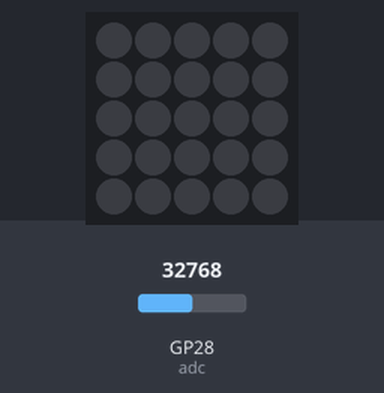
A program run on a simulated Raspberry Pi Pico running MicroPython. Shown: 5×5 RGB LED matrix. The inputs (shaded band) are chosen by the test bench; at power-on: GP28 (adc) = 32768 (analog values on the 0–65535 scale). Dim RGB values are drawn brighter than linear; the 25 LEDs are laid out as on the BitDogLab board (LED 0 bottom right, every second row reversed).

Above: at 1.2 s.
1.3 s: GP28 (adc) set to 45874
At 2.3 s:
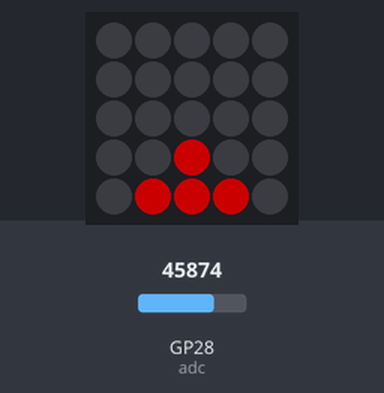
2.8 s: GP28 (adc) set to 65535
At 3.8 s:
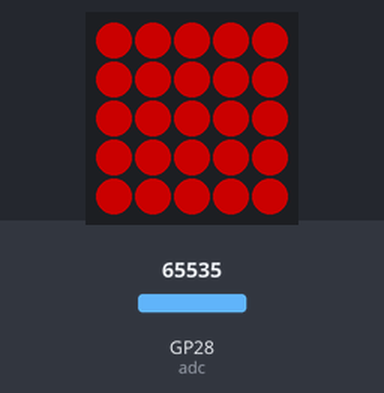
4.3 s: GP28 (adc) set to 32767
At 5.7 s:
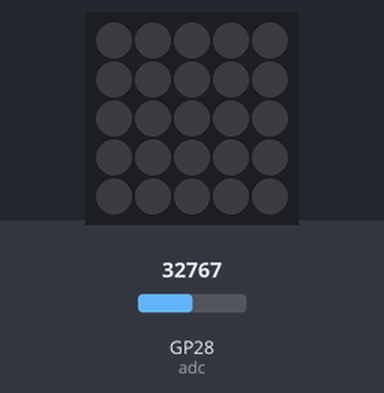
Timing chart, 0 to 7.3 s (numbered marks = the images above; inputs shaded):
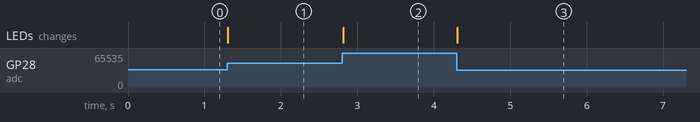

The program:

Microfone_com_acendimnto_em_piramide_da_matriz_V1B.py
```python
import machine
import neopixel
import time
import math

# Configuração da matriz
NUM_COLS = 5
NUM_ROWS = 5
NUM_LEDS = NUM_COLS * NUM_ROWS
PIN_NUM = 7  # GPIO7 para Neopixel

# Inicialização do Neopixel e ADC para o microfone
np = neopixel.NeoPixel(machine.Pin(PIN_NUM), NUM_LEDS)
adc = machine.ADC(machine.Pin(28))  # GP28 para o microfone

OFFSET = int(1.65 / 3.3 * 65536)  # Valor ADC correspondente a 1,65V

# Definição dos patamares
patamares = [
    [2],
    [1, 2, 3],
    [7, 1, 2, 3],
    [12, 6, 7, 8, 0, 1, 2, 3, 4],
    [12, 6, 7, 8, 0, 1, 2, 3, 4, 11, 13, 17, 5, 9],
    [12, 6, 7, 8, 0, 1, 2, 3, 4, 11, 13, 17, 5, 9, 22, 16, 18, 10, 14],
    [12, 6, 7, 8, 0, 1, 2, 3, 4, 11, 13, 17, 5, 9, 22, 16, 18, 10, 14, 15, 19],
    [12, 6, 7, 8, 0, 1, 2, 3, 4, 11, 13, 17, 5, 9, 22, 16, 18, 10, 14, 15, 19, 20, 21, 23, 24]
] * 2

def determinar_cor(patamar_index):
    if patamar_index < len(patamares) / 3.5:
        return (0, 0, 85)  # Azul
    else:
        return (105, 0, 0)  # Vermelho

def acender_leds(patamar_index):
    cor = determinar_cor(patamar_index)

    # Primeiro, desligamos todos os LEDs
    for i in range(NUM_LEDS):
        np[i] = (0, 0, 0)

    # Depois, acendemos os LEDs do patamar atual
    for i in patamares[patamar_index]:
        np[i] = cor

    np.write()

def acender_por_valor(ratio):
    max_patamares = len(patamares)
    patamar_index = int(ratio * max_patamares)
    patamar_index = min(patamar_index, max_patamares - 1)  # Evitar índices fora da faixa

    # Se o ratio estiver abaixo de um limiar, desliga todos os LEDs
    if ratio < 0.05:
        for i in range(NUM_LEDS):
            np[i] = (0, 0, 0)
        np.write()
    else:
        acender_leds(patamar_index)


def vu_meter(adc_value):
    volume = max(0, (adc_value - OFFSET)*2)  # Subtrai o offset e garante que o valor seja positivo
    volume_ratio = volume / 65536.0
    normalized_ratio = math.pow(volume_ratio, 0.5)  # Ajustando a sensibilidade

    acender_por_valor(normalized_ratio)

while True:
    adc_value = adc.read_u16()
    vu_meter(adc_value)
    time.sleep(0.02)
```

Measured:
- after the input at 1.3 s, the LEDs: change at once (image 1)
- after the input at 2.8 s, the LEDs: change at once (image 2)
- after the input at 4.3 s, the LEDs: change at once (image 3)
